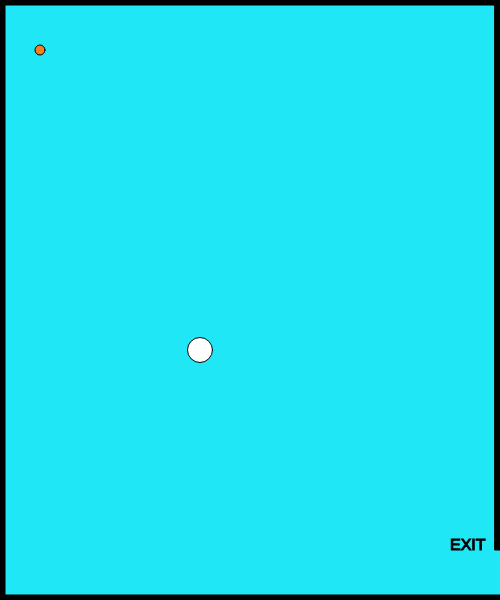
Frame 1 (no input)
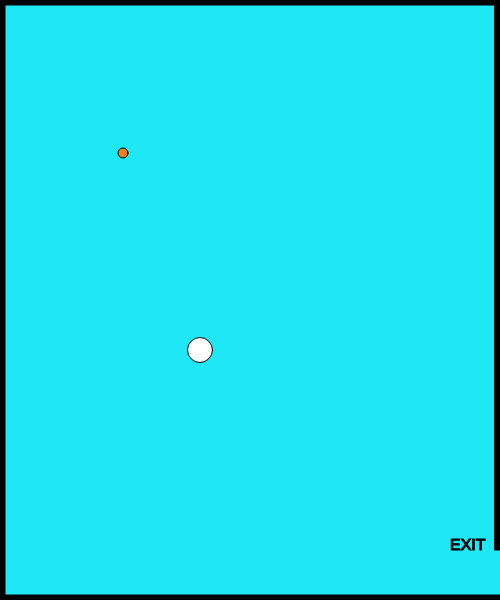
Frame 60 (no input)
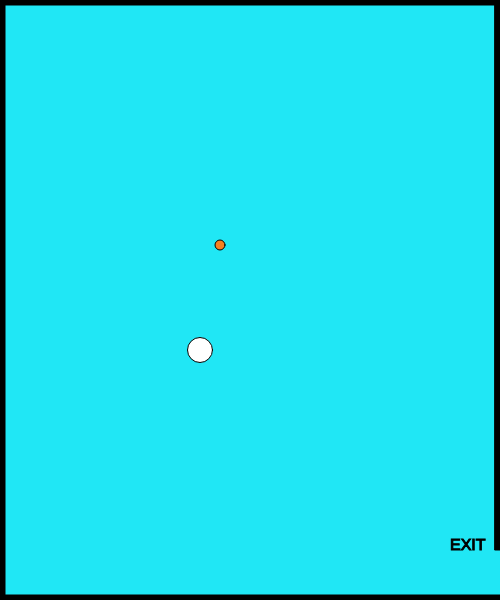
Frame 120 (the mouse pressed at the canvas centre since frame 60)

The p5.js sketch that drew these frames (run headless with seeded random() and noise() and a simulated clock; from frame 60 on, the mouse is pressed at the canvas centre):

// p5.js sketch
// ── sketch.js

var characterX = 100;
var characterY = 100;



var w = 87; 
var s = 83;
var a = 65;
var d = 68;


var shapeX = 40;
var shapeY = 50;
var shapeXSpeed;
var shapeYSpeed;


var mouseShapeX;
var mouseShapeY;


function setup()
{
    createCanvas(500, 600);
    shapeXSpeed = Math.floor(Math.random() * (Math.floor(Math.random() * 5)) + 1);
    shapeYSpeed = Math.floor(Math.random() * (Math.floor(Math.random() * 5)) + 1);
    createCharacter(200,350);
}

function draw()
{
    background(32, 231, 245);
    stroke(0);
    fill(0);
    
    // call createBorders function
    createBorders(5);

    // exit message
    textSize(16);
    text("EXIT", width-50,height-50)

    //createCharacter(200,350);
    drawCharacter();
    characterMovement();


    // enemy
    fill(245, 128, 32);
    // enemy shape
    circle(shapeX, shapeY, 10);

     // get a random speed when the it first starts
     shapeXSpeed = Math.floor(Math.random() * (Math.floor(Math.random() * 5)) + 1);
     shapeYSpeed = Math.floor(Math.random() * (Math.floor(Math.random() * 5)) + 1);

    // move the shape
    shapeX += shapeXSpeed;
    shapeY += shapeYSpeed;


    // Out of Bounds?
    if(shapeX > width)
    {
        shapeX = 0;
    }
    if(shapeX < 0)
    {
        shapeX = width;
    }
    if(shapeY > height)
    {
        shapeY = 0;
    }
    if(shapeY < 0)
    {
        shapeY = height;
    }


    if(characterX > width && characterY > width-50)
    {
        fill(245, 128, 32);
        stroke(5);
        textSize(26);
        text("Dub!", width/2-50, height/2-50);
    }

    // create the shape based on the mouse click
    fill(245, 25, 5);
    circle(mouseShapeX, mouseShapeY, 25);
}



function characterMovement()
{
    // handle the keys
    if(keyIsDown(w))
    {
        characterY -= 10;   
    }
    if(keyIsDown(s))
    {
        characterY += 10;   
    }
    if(keyIsDown(a))
    {
        characterX -= 10;   
        console.log("movement: " + characterX);
    }
    if(keyIsDown(d))
    {
        characterX += 10;   
    }
}


function createCharacter(x,y)
{
    characterX = x;
    characterY = y;
    console.log(characterX);
    //character
    
   // circle(characterX,characterY,25);
}




function drawCharacter()
{
    fill(255, 255, 255);
    circle(characterX,characterY,25);
}



function createBorders(thickness)
{
    // top border
    rect(0,0,width,thickness);
    // left border
    rect(0,0,thickness,height);
    // bottom border
    rect(0, height-thickness,width, thickness);
    // right upper border
    rect(width-thickness,0,thickness,height-50);
}




function mouseClicked()
{
    mouseShapeX = mouseX;
    mouseShapeY = mouseY;
}
